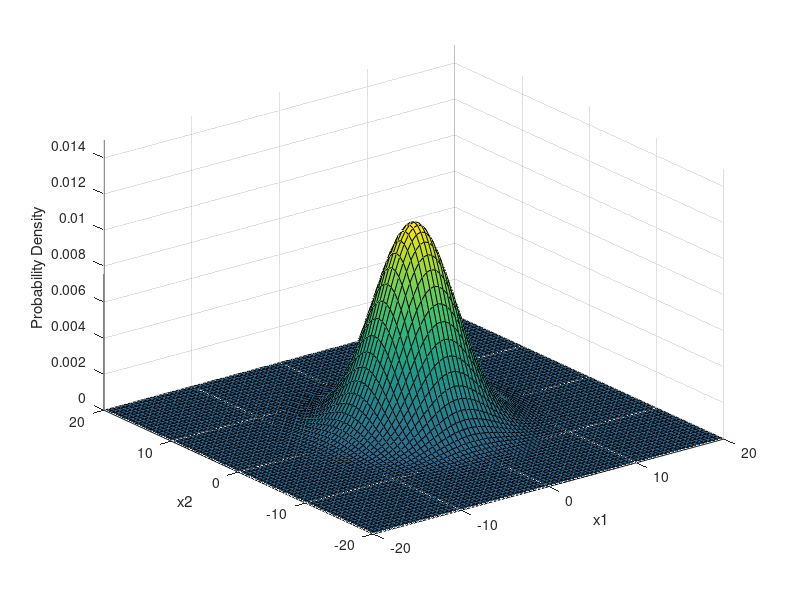

The MATLAB script that drew this image:
mu = [0 0];
a = sqrt(200);
Sigma = [a 0; 0 a];
x1 = -20:.5:20; x2 = -20:.5:20;
[X1,X2] = meshgrid(x1,x2);
F = mvnpdf([X1(:) X2(:)],mu,Sigma);
F = reshape(F,length(x2),length(x1));
surf(x1,x2,F);
caxis([min(F(:))-.5*range(F(:)),max(F(:))]);
axis([-20 20 -20 20 0 .015])
xlabel('x1'); ylabel('x2'); zlabel('Probability Density');